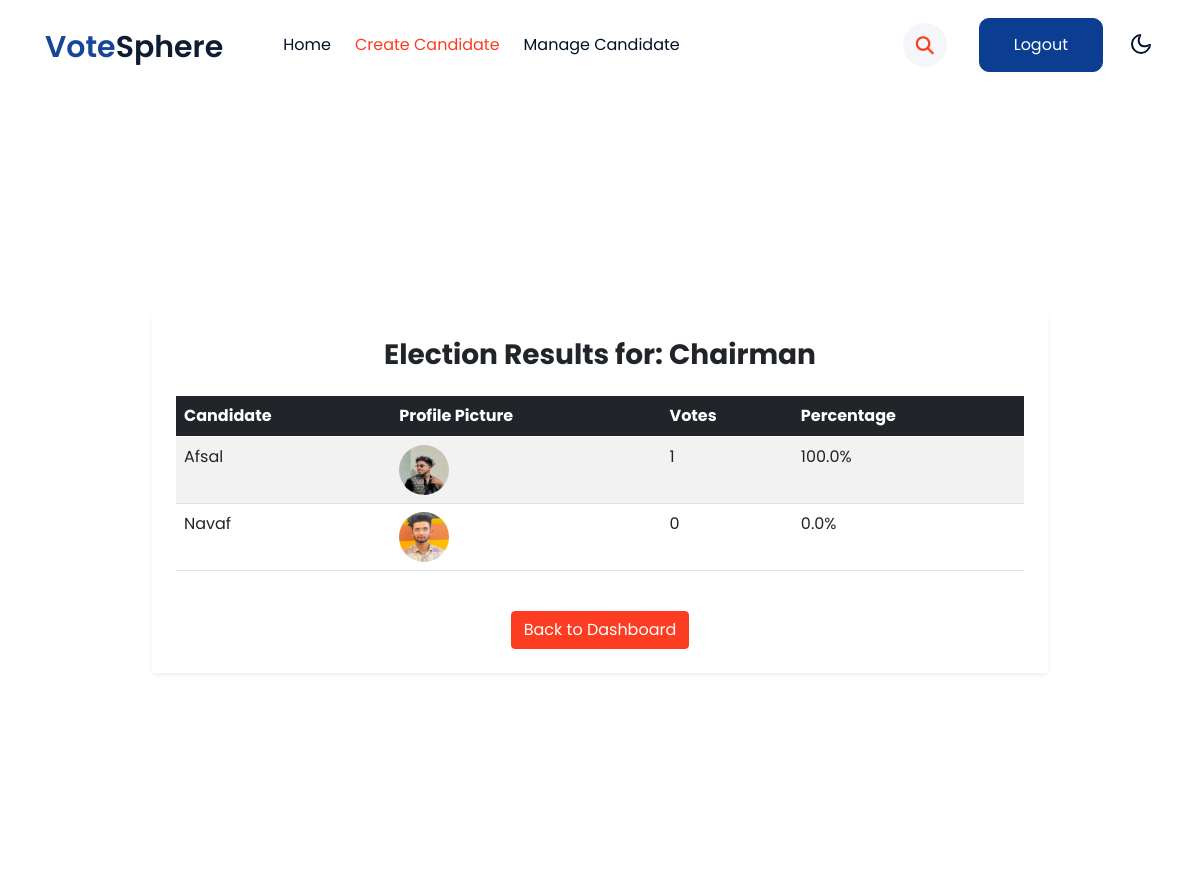
Page /elections/12/results/ on the committed database.
### vote/models.py (models this page shows, shortened)
class Election(models.Model):
    campaign = models.ForeignKey(ElectionCampaign, on_delete=models.CASCADE)
    name = models.CharField(max_length=255)  # ✅ Only Election Name now

class Candidate(models.Model):
    election = models.ForeignKey(Election, on_delete=models.CASCADE)  # ✅ Link to Election
    name = models.CharField(max_length=255)
    subtitle = models.CharField(max_length=255, blank=True, null=True)
    profile_picture = models.ImageField(upload_to="candidate_profiles/", blank=True, null=True)

### vote/views.py (the view)
# urls.py: path("elections/<int:election_id>/results/", views.election_results, name="election_results"),
def election_results(request, election_id):
    election = get_object_or_404(Election, id=election_id)
    candidates = Candidate.objects.filter(election=election)
    total_votes = Vote.objects.filter(candidate__election=election).count()
    results = []
    for candidate in candidates:
        votes = Vote.objects.filter(candidate=candidate).count()
        percentage = (votes / total_votes) * 100 if total_votes > 0 else 0
        results.append({
            "candidate": candidate,
            "votes": votes,
            "percentage": round(percentage, 2)
        })
    return render(request, "election_results.html", {
        "election": election,
        "results": results,
        "total_votes": total_votes
    })

### vote/templates/election_results.html (shortened to what this page needs)
{% load static %}
<!doctype html>
<html lang="en">
<head>
    <link rel="stylesheet" href="https://cdnjs.cloudflare.com/ajax/libs/font-awesome/6.3.0/css/all.min.css">
    <link rel="stylesheet" href="{% static 'css/style-starter.css' %}">
</head>
<body>
    <header id="site-header" class="fixed-top">
        <div class="container">
            <nav class="navbar navbar-expand-lg navbar-light stroke py-lg-0">
                <h1><a class="navbar-brand pe-xl-5 pe-lg-4" >
                        <span class="sublog">vote</span>Sphere
                    </a></h1>
                <div class="collapse navbar-collapse" id="navbarScroll">
                    <ul class="navbar-nav me-lg-auto my-2 my-lg-0 navbar-nav-scroll">
                        <li class="nav-item">
                            <a class="nav-link " aria-current="page" href="">Home</a>
                        </li>
                        <li class="nav-item">
                            <a class="nav-link active" aria-current="page" href="#">Create Candidate</a>
                        </li>
                        <li class="nav-item">
                            <a class="nav-link" href="">Manage Candidate</a>
                        </li>
                    </ul>
                    <ul class="navbar-nav search-right mt-lg-0 mt-2">
                        <li class="nav-item" title="Search"><a href="#search" class="search-search">
                                <span class="fas fa-search" aria-hidden="true"></span></a></li>
                        <li class="nav-item me-lg-3"><a href="{% url 'logout' %}" class="phone-btn btn btn-primary btn-style d-none d-lg-block btn-style ms-2">Logout</a></li>
                    </ul>
                </div>
                <div class="mobile-position">
                    <nav class="navigation">
                        <div class="theme-switch-wrapper">
                            <label class="theme-switch" for="checkbox">
                                <div class="mode-container">
                                    <i class="gg-moon"></i>
                                </div>
                            </label>
                        </div>
                    </nav>
                </div>
            </nav>
        </div>
    </header>
    <section class="w3l-main-content" id="about">
        <div class="container">
            <section class="w3l-main-content mt-5 pt-5">
                <div class="container py-5">
                    <div class="row justify-content-center">
                        <div class="col-lg-10">
                            <div class="card shadow-sm border-0 rounded">
                                <div class="card-body p-4">
                                    <h3 class="mb-4 text-center text-dark">Election Results for: {{ election.name }}</h3>
                                    {% if total_votes > 0 %}
                                        <div class="table-responsive">
                                            <table class="table table-striped table-hover">
                                                <thead class="table-dark">
                                                    <tr>
                                                        <th>Candidate</th>
                                                        <th>Profile Picture</th>
                                                        <th>Votes</th>
                                                        <th>Percentage</th>
                                                    </tr>
                                                </thead>
                                                <tbody>
                                                    {% for result in results %}
                                                        <tr>
                                                            <td>{{ result.candidate.name }}</td>
                                                            <td>
                                                                {% if result.candidate.profile_picture %}
                                                                    <img src="{{ result.candidate.profile_picture.url }}" class="rounded-circle" width="50" height="50">
                                                                {% else %}
                                                                    No Image
                                                                {% endif %}
                                                            </td>
                                                            <td>{{ result.votes }}</td>
                                                            <td>{{ result.percentage }}%</td>
                                                        </tr>
                                                    {% endfor %}
                                                </tbody>
                                            </table>
                                        </div>
                                    {% else %}
                                        <p class="text-muted text-center">No votes have been cast yet.</p>
                                    {% endif %}
                                    <div class="text-center mt-4">
                                        <a href="" class="btn btn-secondary">Back to Dashboard</a>
                                    </div>
                                </div>
                            </div>
                        </div>
                    </div>
                </div>
            </section>
        </div>
    </section>
</body>
</html>

### rows in the picture
Election: name "Chairman"
Candidate: candidate.name "Afsal", candidate.profile_picture (picture), votes "1", percentage "100.0"
Candidate: candidate.name "Navaf", candidate.profile_picture (picture), votes "0", percentage "0.0"
